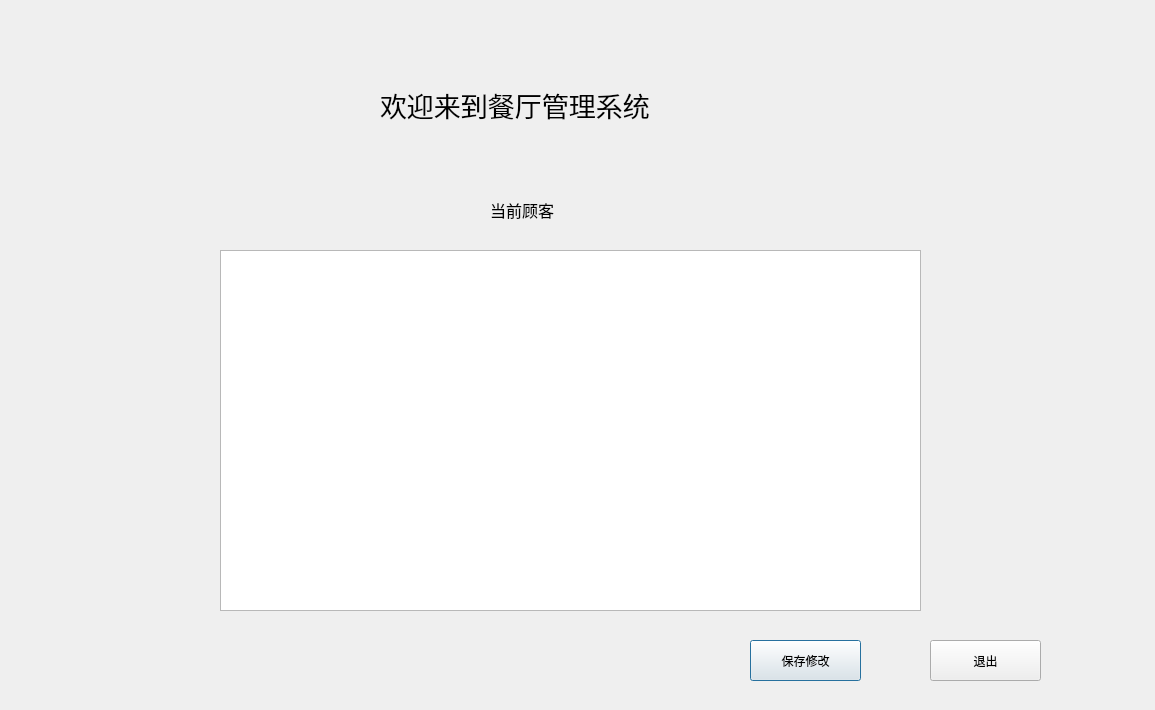
<?xml version="1.0" encoding="UTF-8"?>
<ui version="4.0">
 <class>ManagerCustomer</class>
 <widget class="QDialog" name="ManagerCustomer">
  <property name="geometry">
   <rect>
    <x>0</x>
    <y>0</y>
    <width>1155</width>
    <height>710</height>
   </rect>
  </property>
  <property name="windowTitle">
   <string>Dialog</string>
  </property>
  <widget class="QLabel" name="label">
   <property name="geometry">
    <rect>
     <x>380</x>
     <y>60</y>
     <width>401</width>
     <height>91</height>
    </rect>
   </property>
   <property name="text">
    <string>&lt;html&gt;&lt;head/&gt;&lt;body&gt;&lt;p&gt;&lt;span style=&quot; font-size:20pt;&quot;&gt;欢迎来到餐厅管理系统&lt;/span&gt;&lt;/p&gt;&lt;/body&gt;&lt;/html&gt;</string>
   </property>
  </widget>
  <widget class="QTableWidget" name="tableWidget">
   <property name="geometry">
    <rect>
     <x>220</x>
     <y>250</y>
     <width>701</width>
     <height>361</height>
    </rect>
   </property>
  </widget>
  <widget class="QPushButton" name="pushButton">
   <property name="geometry">
    <rect>
     <x>750</x>
     <y>640</y>
     <width>111</width>
     <height>41</height>
    </rect>
   </property>
   <property name="text">
    <string>保存修改</string>
   </property>
  </widget>
  <widget class="QLabel" name="label_2">
   <property name="geometry">
    <rect>
     <x>490</x>
     <y>190</y>
     <width>121</width>
     <height>41</height>
    </rect>
   </property>
   <property name="text">
    <string>&lt;html&gt;&lt;head/&gt;&lt;body&gt;&lt;p&gt;&lt;span style=&quot; font-size:12pt;&quot;&gt;当前顾客&lt;/span&gt;&lt;/p&gt;&lt;/body&gt;&lt;/html&gt;</string>
   </property>
  </widget>
  <widget class="QPushButton" name="pushButton_2">
   <property name="geometry">
    <rect>
     <x>930</x>
     <y>640</y>
     <width>111</width>
     <height>41</height>
    </rect>
   </property>
   <property name="text">
    <string>退出</string>
   </property>
  </widget>
 </widget>
 <resources/>
 <connections/>
</ui>
